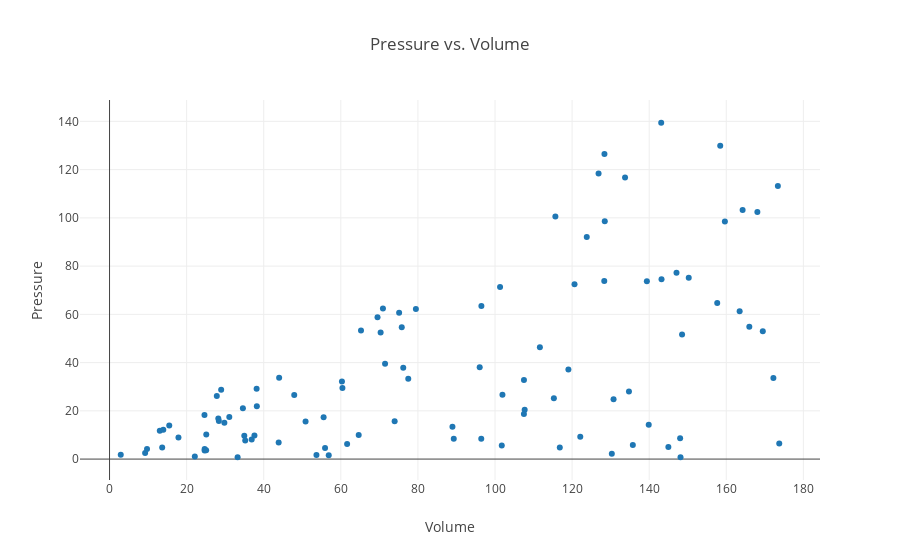

Here is the notebook cell this chart was saved with:
### Code cell
# Imports, borrowing code from a 'library' that is used to generate the graph.
import plotly.offline as py
from plotly.offline import init_notebook_mode, iplot
import plotly.graph_objs as go
import numpy as np
from numpy import random as rand
import math
init_notebook_mode(connected=True)

# Initialize data sets. This makes sure it does not graph old data from previous experiments.
gx = []
gy = []

# Constant multiple in Boyle's Law.
kB = 1

# Boyle's Law is technically PV = k, where k is constant for that specific system, (It varies between systems.)
# and P1V1 = P2V2 is only a result of this relationship. Students do not need to learn this however.
# For simplicity k is set to 1.

# Randomly generate data based on user defined volume and number of trials.
for i in range(0, N):
    temp = rand.random_sample() * height
    
    # Prevent large outliers.
    # The limit is arbitrary, it is just so the graph looks nice and so the relationship is clearly defined.
    limit = rand.random_sample() + 1
    while(kB/temp > volume/limit):
        temp = rand.random_sample() * height
    
    # Adds standard deviation to points (For more info see Intro to Standard Deviation).
    outputx = rand.uniform(temp-(rand.random_sample()/3), temp+(rand.random_sample()/3))
    outputy = rand.uniform((temp)-(rand.random_sample()/3), (kB/temp)+(rand.random_sample()/3))
    
    # Add the values to the list of data.
    gx.append(outputx)
    gy.append(outputy)

# Organizes data.
trace = go.Scatter(x=gx, y=gy, mode='markers')

# Labels graph.
templayout = go.Layout(title='Pressure vs. Volume', xaxis=dict(title='Volume'), yaxis=dict(title='Pressure'))

# Renders graph. 
tempdata = [trace]
fig = go.Figure(data=tempdata, layout=templayout)
py.iplot(fig, filename='scatter-plot')

### Figure 1 — Plotly figure (JSON) as saved in the notebook; plotly's stock layout.template omitted (floating-point values rounded to 4 significant figures)
{"data": [{"mode": "markers", "type": "scatter", "uid": "3e3445d2-860a-11e8-8c2a-28cfe9142f7f", "x": [148.1, 164.2, 36.88, 53.68, 111.6, 115.3, 96.03, 159.6, 61.63, 76.2, 173.4, 130.3, 134.8, 37.59, 101.9, 148.5, 119.0, 17.88, 157.7, 13.04, 107.7, 89.3, 24.67, 55.53, 96.47, 126.9, 34.96, 13.66, 128.5, 9.234, 29.79, 13.95, 50.86, 35.2, 116.8, 33.23, 47.91, 107.5, 44.0, 27.83, 128.4, 69.53, 172.2, 143.1, 101.8, 173.7, 128.3, 65.24, 147.1, 15.49, 9.725, 24.63, 139.4, 148.0, 139.9, 120.6, 143.2, 163.5, 60.29, 150.3, 71.48, 70.32, 75.81, 122.1, 135.8, 115.7, 55.91, 70.93, 79.48, 88.96, 34.6, 158.4, 77.5, 145.0, 25.09, 2.908, 107.5, 101.3, 123.8, 56.86, 168.1, 22.13, 38.15, 133.7, 28.36, 96.44, 43.88, 38.21, 28.22, 24.67, 64.64, 75.13, 25.06, 166.0, 73.97, 169.5, 60.42, 31.07, 28.96, 130.8], "y": [0.7998, 103.3, 8.093, 1.707, 46.34, 25.23, 38.1, 98.45, 6.269, 37.88, 113.2, 2.256, 28.05, 9.818, 26.65, 51.67, 37.12, 8.945, 64.75, 11.72, 20.41, 8.47, 3.512, 17.35, 63.46, 118.4, 9.665, 4.825, 98.62, 2.563, 15.08, 12.17, 15.6, 7.735, 4.839, 0.7598, 26.6, 32.83, 33.68, 26.14, 126.4, 58.76, 33.64, 139.4, 5.68, 6.442, 73.87, 53.35, 77.21, 13.95, 4.206, 18.31, 73.77, 8.585, 14.21, 72.48, 74.59, 61.31, 32.15, 75.19, 39.5, 52.47, 54.62, 9.224, 5.828, 100.5, 4.58, 62.38, 62.25, 13.37, 21.07, 129.9, 33.29, 5.051, 10.16, 1.805, 18.73, 71.39, 92.09, 1.599, 102.5, 1.064, 29.16, 116.7, 15.76, 8.384, 6.856, 21.92, 16.86, 4.19, 10.02, 60.69, 3.693, 54.83, 15.69, 53.01, 29.47, 17.41, 28.71, 24.84]}], "layout": {"title": "Pressure vs. Volume", "xaxis": {"title": "Volume"}, "yaxis": {"title": "Pressure"}}}
